Frame 1 (no input): blank canvas, image omitted
Frame 60 (no input): blank canvas, image omitted
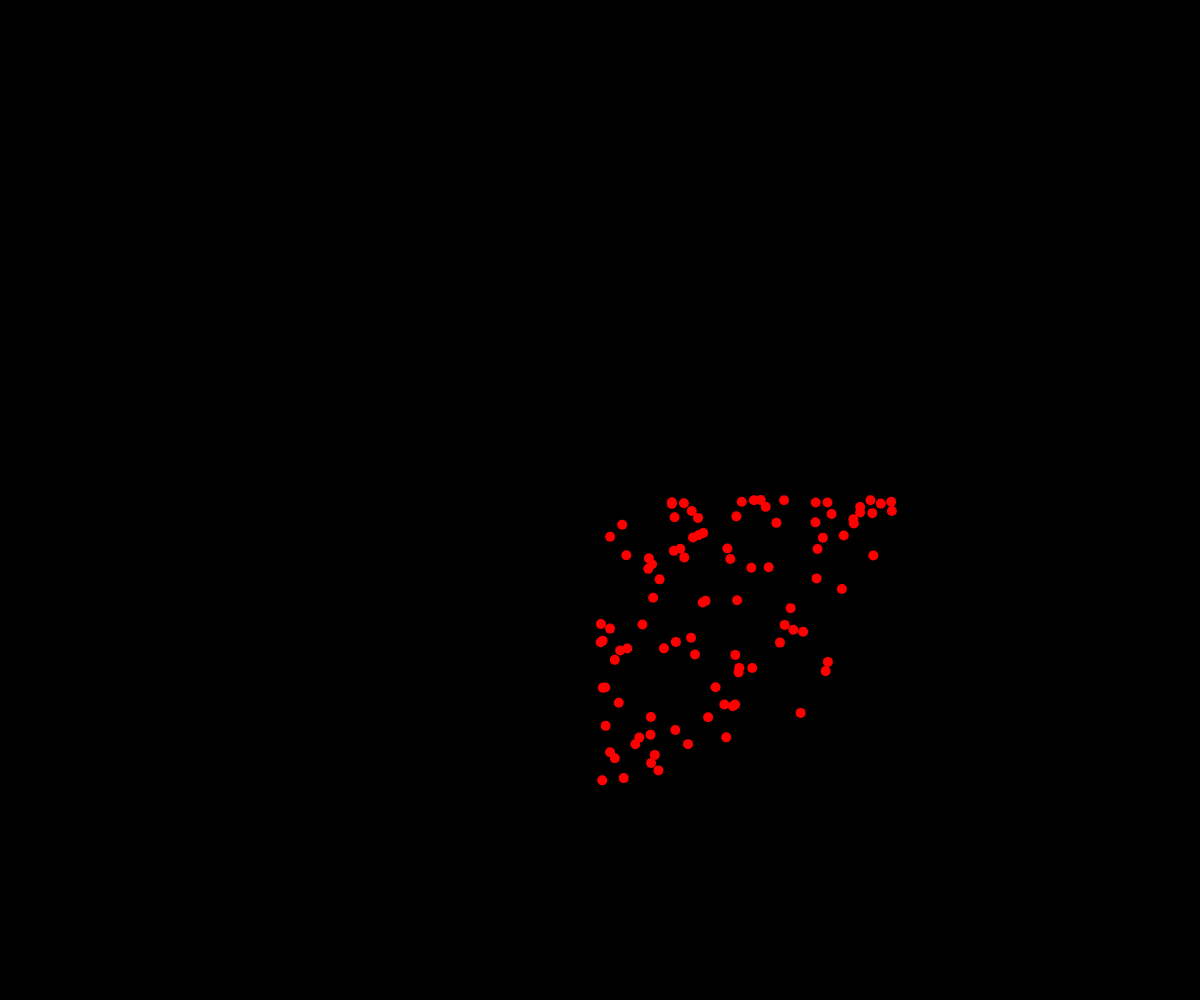
Frame 120 (the mouse pressed at the canvas centre since frame 60)

The p5.js sketch whose frames 1 and 60 were blank and that drew this single picture after the mouse press (run headless with seeded random() and noise() and a simulated clock; from frame 60 on, the mouse is pressed at the canvas centre):

// p5.js sketch
// ── sketch.js
// Project Title
// Your Name
// Date
//
// Extra for Experts:
// - describe what you did to take this project "above and beyond"

let fireworks = [];


function setup() {
  createCanvas(windowWidth, windowHeight);
}

function draw() {
  background(0);
  for(let i = fireworks.length -1; i >= 0; i--){
    let particle = fireworks[i];
    particle.circle();
    if(particle.isDead()){
      fireworks.splice(i, 1);
    }
    else{
      particle.display();
    }
  }
}

function mousePressed() {
  for(let i = 0; i < 100; i++){
    let dx = random(-5, 5);
    let dy = random(-5, 5);
    let someParticle = new Particle(mouseX, mouseY, dx, dy);
    fireworks.push(someParticle);
  }
}

class Particle {
  constructor(x, y, dx, dy) {
    this.x = x;
    this.y = y;
    this.dx = dx;
    this.dy = dy;
    this.r = 255;
    this.g = 0;
    this.b = 0;
    this.alpha = 255;
    this.radius = 5;
  }

  display() {
    noStroke();
    fill(this.r, this.g, this.b, this.alpha);
    circle(this.x, this.y, this.radius*2);
  }

  isDead(){
    return alpha <= 0;
  }

  circle(){
    let dx = this.dx;
    let dy = this.dy;
    let angle = atan2(dy, dx);
    this.x += cos(angle) * this.dx;
    this.y += sin(angle) * this.dy;
  }
}
